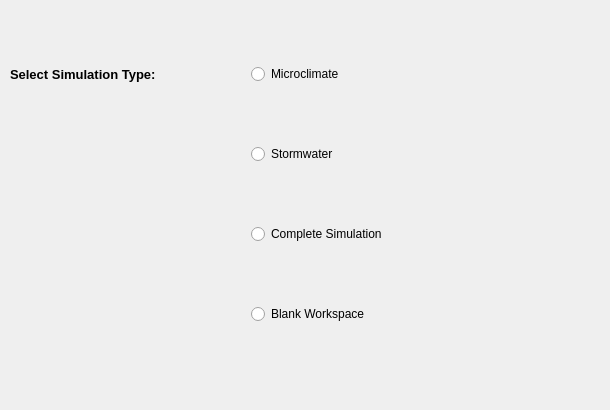
<?xml version="1.0" encoding="UTF-8"?>
<ui version="4.0">
 <class>IntroPage</class>
 <widget class="QWizardPage" name="IntroPage">
  <property name="geometry">
   <rect>
    <x>0</x>
    <y>0</y>
    <width>610</width>
    <height>410</height>
   </rect>
  </property>
  <property name="windowTitle">
   <string>WizardPage</string>
  </property>
  <widget class="QWidget" name="gridLayoutWidget">
   <property name="geometry">
    <rect>
     <x>10</x>
     <y>10</y>
     <width>571</width>
     <height>371</height>
    </rect>
   </property>
   <layout class="QGridLayout" name="gridLayout">
    <item row="2" column="1">
     <widget class="QRadioButton" name="rbComp">
      <property name="text">
       <string>Complete Simulation</string>
      </property>
     </widget>
    </item>
    <item row="2" column="2">
     <widget class="QLabel" name="label_3">
      <property name="maximumSize">
       <size>
        <width>90</width>
        <height>90</height>
       </size>
      </property>
      <property name="text">
       <string/>
      </property>
      <property name="pixmap">
       <pixmap resource="../../dynamind-modelbuilder/icons.qrc">:/Icons/ressources/Urban-Form.png</pixmap>
      </property>
      <property name="scaledContents">
       <bool>true</bool>
      </property>
     </widget>
    </item>
    <item row="1" column="2">
     <widget class="QLabel" name="label_2">
      <property name="maximumSize">
       <size>
        <width>90</width>
        <height>90</height>
       </size>
      </property>
      <property name="text">
       <string/>
      </property>
      <property name="pixmap">
       <pixmap resource="../../dynamind-modelbuilder/icons.qrc">:/Icons/ressources/StreamErosion.png</pixmap>
      </property>
      <property name="scaledContents">
       <bool>true</bool>
      </property>
     </widget>
    </item>
    <item row="0" column="2">
     <widget class="QLabel" name="label">
      <property name="maximumSize">
       <size>
        <width>90</width>
        <height>90</height>
       </size>
      </property>
      <property name="text">
       <string/>
      </property>
      <property name="pixmap">
       <pixmap resource="../../dynamind-modelbuilder/icons.qrc">:/Icons/ressources/MicroClimateCool.png</pixmap>
      </property>
      <property name="scaledContents">
       <bool>true</bool>
      </property>
     </widget>
    </item>
    <item row="0" column="1">
     <widget class="QRadioButton" name="rbMicro">
      <property name="text">
       <string>Microclimate</string>
      </property>
     </widget>
    </item>
    <item row="1" column="1">
     <widget class="QRadioButton" name="rbStorm">
      <property name="text">
       <string>Stormwater</string>
      </property>
     </widget>
    </item>
    <item row="3" column="2">
     <widget class="QLabel" name="label_4">
      <property name="maximumSize">
       <size>
        <width>90</width>
        <height>90</height>
       </size>
      </property>
      <property name="text">
       <string/>
      </property>
      <property name="pixmap">
       <pixmap resource="../../dynamind-modelbuilder/icons.qrc">:/Icons/ressources/default.png</pixmap>
      </property>
      <property name="scaledContents">
       <bool>true</bool>
      </property>
     </widget>
    </item>
    <item row="3" column="1">
     <widget class="QRadioButton" name="rbBlank">
      <property name="text">
       <string>Blank Workspace</string>
      </property>
     </widget>
    </item>
    <item row="0" column="0">
     <widget class="QLabel" name="label_5">
      <property name="font">
       <font>
        <pointsize>10</pointsize>
        <weight>75</weight>
        <bold>true</bold>
       </font>
      </property>
      <property name="text">
       <string>Select Simulation Type:</string>
      </property>
     </widget>
    </item>
   </layout>
  </widget>
 </widget>
 <resources>
  <include location="../../dynamind-modelbuilder/icons.qrc"/>
 </resources>
 <connections/>
</ui>
